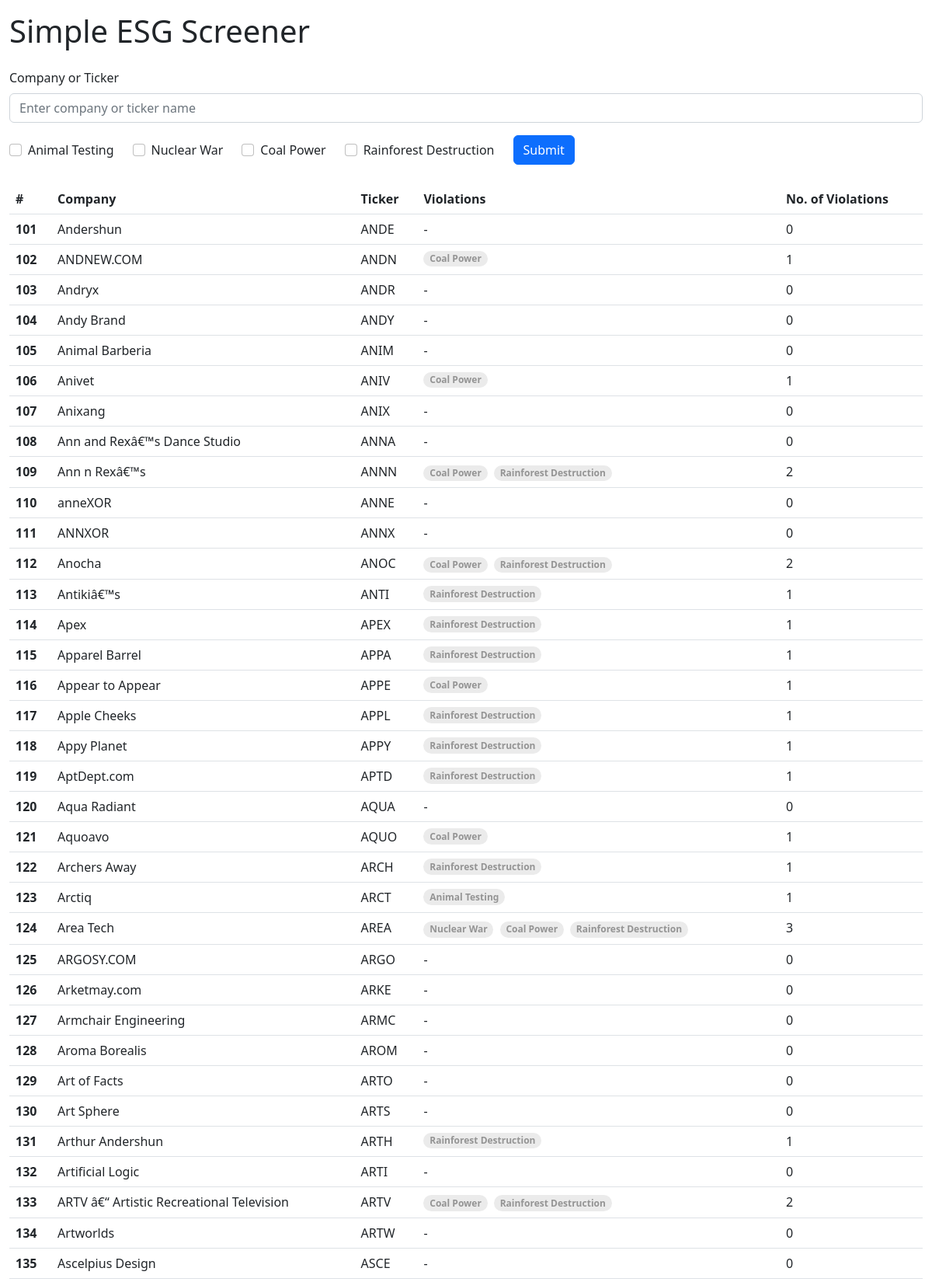
/?page=3 (upper part), run on the app's committed database.
### core/models.py (models this page shows)
class stocks(models.Model):
    company = models.CharField(max_length=100)
    ticker = models.CharField(max_length=30)
    animal_testing = models.BooleanField()
    nuclear_war = models.BooleanField()
    coal_power = models.BooleanField()
    rainforest_destruction = models.BooleanField()

### core/views.py (the view)
# urls.py: path('', views.index),
def index(request):
    Stocks = stocks.objects.all()
    company_ticker = request.GET.get('company_ticker', '')
    animal_testing = request.GET.get('animal_testing', '')
    nuclear_war = request.GET.get('nuclear_war', '')
    coal_power = request.GET.get('coal_power', '')
    rainforest_destruction = request.GET.get('rainforest_destruction', '')
    page_number = request.GET.get('page')
    if company_ticker != '':
        Stocks = Stocks.filter(Q(company__icontains=company_ticker) | Q(ticker__icontains=company_ticker)).distinct()
    if animal_testing != '':
        Stocks = Stocks.filter(animal_testing=True).distinct()
    if nuclear_war != '':
        Stocks = Stocks.filter(nuclear_war=True).distinct()
    if coal_power != '':
        Stocks = Stocks.filter(coal_power=True).distinct()
    if rainforest_destruction != '':
        Stocks = Stocks.filter(rainforest_destruction=True).distinct()
    for Stock in Stocks: Stock.violation_count = (Stock.animal_testing, Stock.nuclear_war, Stock.coal_power, Stock.rainforest_destruction ).count(True)
    paginator = Paginator(Stocks, 50)
    Stocks = paginator.get_page(page_number)
    return render(request, "index.html", {'Title': 'Home', 'Class': 'home', 'stocks': Stocks })

### core/templatetags/custom_filters.py (called while the page is built)
@register.filter
def account_for_pagination(value, page):
    value, page = int(value), int(page)
    counter_value = value + ((page - 1) * 50)
    return counter_value

### core/templates/index.html (shortened to what this page needs)
{% extends 'main.html' %}
{% load custom_filters %}
{% block body %}
<div class="row mb-3 mt-3">
    <h1>Simple ESG Screener</h1>
</div>
<div class="row">
<div class="col-12">
    <form>
        <div class="mb-3">
          <label for="company_ticker" class="form-label">Company or Ticker</label>
          <input type="text" class="form-control" id="company_ticker" aria-describedby="company_ticker" name="company_ticker" placeholder="Enter company or ticker name" >
        </div>
        <div class="form-group d-flex gap-4 align-items-baseline">
            <div class="form-group d-flex gap-4">
                <div class="mb-3 form-check">
                <input type="checkbox" class="form-check-input" id="animal_testing" name="animal_testing" {% if request.GET.animal_testing %}checked{% endif %}>
                <label class="form-check-label" for="animal_testing">Animal Testing</label>
                </div>
                <div class="mb-3 form-check">
                    <input type="checkbox" class="form-check-input" id="nuclear_war" name="nuclear_war" {% if request.GET.nuclear_war %}checked{% endif %}>
                    <label class="form-check-label" for="nuclear_war">Nuclear War</label>
                </div>
                <div class="mb-3 form-check">
                    <input type="checkbox" class="form-check-input" id="coal_power" name="coal_power" {% if request.GET.coal_power %}checked{% endif %}>
                    <label class="form-check-label" for="coal_power">Coal Power</label>
                </div>
                <div class="mb-3 form-check">
                    <input type="checkbox" class="form-check-input" id="rainforest_destruction" name="rainforest_destruction" {% if request.GET.rainforest_destruction %}checked{% endif %}>
                    <label class="form-check-label" for="rainforest_destruction">Rainforest Destruction</label>
                </div>
            </div>
            <button type="submit" class="btn btn-primary">Submit</button>
        </div>
      </form>
</div>
</div>
<div class="row">
    <div class="col-12">
        <table class="table">
            <thead>
            <tr>
                <th scope="col">#</th>
                <th scope="col">Company</th>
                <th scope="col">Ticker</th>
                <th scope="col">Violations</th>
                <th scope="col">No. of Violations</th>
            </tr>
            </thead>
            <tbody>
                {% for stock in stocks %}
                <tr>
                    <th>{{forloop.counter|account_for_pagination:stocks.number}}</th>
                    <td>{{stock.company}}</td>
                    <td>{{stock.ticker}}</td>
                    <td class="text-nowrap">
                        {% if stock.animal_testing %}<span class="badge rounded-pill text-bg-light me-1">Animal Testing</span>{% endif %}
                        {% if stock.nuclear_war %}<span class="badge rounded-pill text-bg-light me-1">Nuclear War</span>{% endif %}
                        {% if stock.coal_power %}<span class="badge rounded-pill text-bg-light me-1">Coal Power</span>{% endif %}
                        {% if stock.rainforest_destruction %}<span class="badge rounded-pill text-bg-light me-1">Rainforest Destruction</span>{% endif %}
                        {% if not stock.animal_testing and not stock.nuclear_war and not stock.coal_power and not stock.rainforest_destruction %}-{% endif %}
                    </td>
                    <td>{{stock.violation_count}}</td>
                </tr>
                {% endfor %}
            </tbody>
        </table>
    </div>
</div>
{% endblock %}

### core/templates/partials/head.html (style rules this page uses)
.text-bg-light { color: hsl(0deg 0% 58%)!important;background-color: hsl(0deg 0% 92%) !important; }

### data on the page
stocks: company "Andershun", ticker "ANDE", violation_count "0"
stocks: company "ANDNEW.COM", ticker "ANDN", coal_power "Coal Power", violation_count "1"
stocks: company "Andryx", ticker "ANDR", violation_count "0"
stocks: company "Andy Brand", ticker "ANDY", violation_count "0"
stocks: company "Animal Barberia", ticker "ANIM", violation_count "0"
stocks: company "Anivet", ticker "ANIV", coal_power "Coal Power", violation_count "1"
stocks: company "Anixang", ticker "ANIX", violation_count "0"
stocks: company "Ann and Rexâ€™s Dance Studio", ticker "ANNA", violation_count "0"
stocks: company "Ann n Rexâ€™s", ticker "ANNN", coal_power "Coal Power", rainforest_destruction "Rainforest Destruction", violation_count "2"
stocks: company "anneXOR", ticker "ANNE", violation_count "0"
stocks: company "ANNXOR", ticker "ANNX", violation_count "0"
stocks: company "Anocha", ticker "ANOC", coal_power "Coal Power", rainforest_destruction "Rainforest Destruction", violation_count "2"
stocks: company "Antikiâ€™s", ticker "ANTI", rainforest_destruction "Rainforest Destruction", violation_count "1"
stocks: company "Apex", ticker "APEX", rainforest_destruction "Rainforest Destruction", violation_count "1"
stocks: company "Apparel Barrel", ticker "APPA", rainforest_destruction "Rainforest Destruction", violation_count "1"
stocks: company "Appear to Appear", ticker "APPE", coal_power "Coal Power", violation_count "1"
stocks: company "Apple Cheeks", ticker "APPL", rainforest_destruction "Rainforest Destruction", violation_count "1"
stocks: company "Appy Planet", ticker "APPY", rainforest_destruction "Rainforest Destruction", violation_count "1"
stocks: company "AptDept.com", ticker "APTD", rainforest_destruction "Rainforest Destruction", violation_count "1"
stocks: company "Aqua Radiant", ticker "AQUA", violation_count "0"
stocks: company "Aquoavo", ticker "AQUO", coal_power "Coal Power", violation_count "1"
stocks: company "Archers Away", ticker "ARCH", rainforest_destruction "Rainforest Destruction", violation_count "1"
stocks: company "Arctiq", ticker "ARCT", animal_testing "Animal Testing", violation_count "1"
stocks: company "Area Tech", ticker "AREA", nuclear_war "Nuclear War", coal_power "Coal Power", rainforest_destruction "Rainforest Destruction", violation_count "3"
stocks: company "ARGOSY.COM", ticker "ARGO", violation_count "0"
stocks: company "Arketmay.com", ticker "ARKE", violation_count "0"
stocks: company "Armchair Engineering", ticker "ARMC", violation_count "0"
stocks: company "Aroma Borealis", ticker "AROM", violation_count "0"
stocks: company "Art of Facts", ticker "ARTO", violation_count "0"
stocks: company "Art Sphere", ticker "ARTS", violation_count "0"
stocks: company "Arthur Andershun", ticker "ARTH", rainforest_destruction "Rainforest Destruction", violation_count "1"
stocks: company "Artificial Logic", ticker "ARTI", violation_count "0"
stocks: company "ARTV â€“ Artistic Recreational Television", ticker "ARTV", coal_power "Coal Power", rainforest_destruction "Rainforest Destruction", violation_count "2"
stocks: company "Artworlds", ticker "ARTW", violation_count "0"
stocks: company "Ascelpius Design", ticker "ASCE", violation_count "0"
